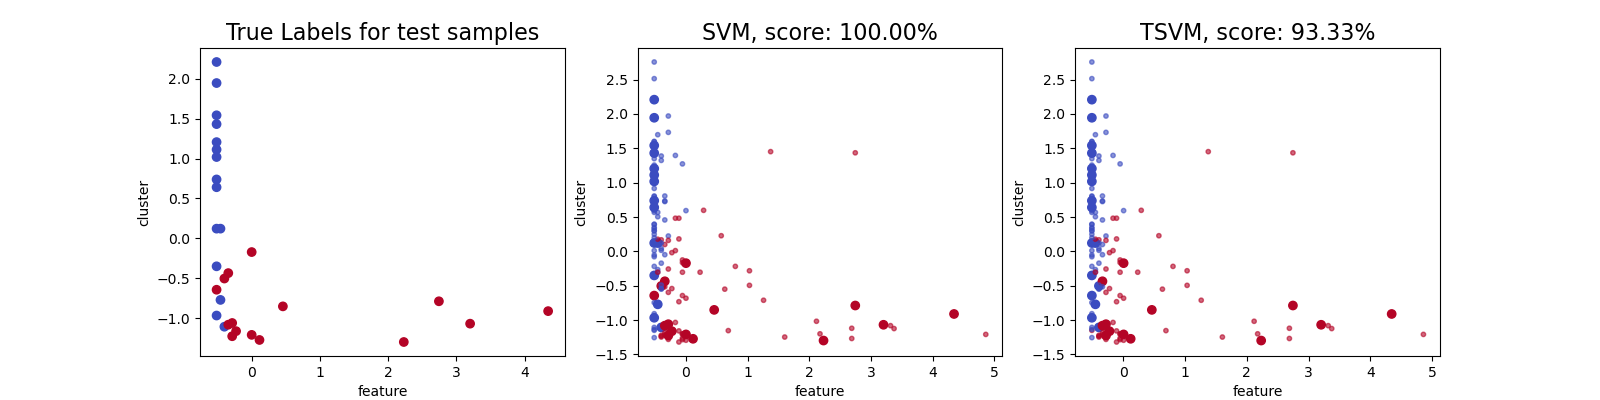

Reproduce this figure in Python.
# -*- coding: utf-8 -*-
import numpy as np
import pandas as pd
import matplotlib.pyplot as plt
import sklearn.svm as svm
from sklearn import datasets
from sklearn.preprocessing import StandardScaler

# balanced data，each class has the same volume of every kind of data
#iris = datasets.load_iris()
data = pd.read_csv('dataset.csv',header=None)
label = pd.read_csv('label.csv',header=None)
data = np.array(data)
label = np.array(label).T
label = label[0]
label = (label-0.5)*2
# data, label = iris.data[50:, [0, 3]], iris.target[50:] * 2 - 3  # 标签变为-1,1
#data, label = iris.data[50:, :], iris.target[50:] * 2 - 3  # 4 attributes
# standardizing
sc = StandardScaler()
sc.fit(data)
data = sc.transform(data)

test_d, test_c = np.concatenate((data[:15], data[75:90])), np.concatenate((label[:15], label[75:90]))  # 30测试集
l_d, l_c = np.concatenate((data[65:75], data[140:])), np.concatenate((label[65:75], label[140:]))  # 20监督label
u_d = np.concatenate((data[15:65], data[90:140]))  # 100训练集
lu_d = np.concatenate((l_d, u_d))
n = len(l_d)+len(u_d)
# u_d, u_c = np.concatenate((data[20:50], data[70:])), np.concatenate((label[20:50], label[70:]))  # 60

clf1 = svm.SVC(C=1,kernel='linear')
clf1.fit(l_d, l_c)
clf0 = svm.SVC(C=1,kernel='linear')
clf0.fit(l_d, l_c)
lu_c_0 = clf0.predict(lu_d)

u_c_new = clf1.predict(u_d)  # the pseudo label for unlabelled samples
cu, cl = 0.001, 1
sample_weight = np.ones(n)
sample_weight[len(l_c):] = cu
id_set = np.arange(len(u_d))


while cu < cl:
    lu_c = np.concatenate((l_c, u_c_new))  # 70
    clf1.fit(lu_d, lu_c, sample_weight=sample_weight)
    while True:
        u_c_new = clf1.predict(u_d)  # the pseudo label for unlabelled samples
        u_dist = clf1.decision_function(u_d)  # the distance of each sample
        norm_weight = np.linalg.norm(clf1.coef_)  # norm of weight vector
        epsilon = 1 - u_dist * u_c_new * norm_weight

        plus_set, plus_id = epsilon[u_c_new > 0], id_set[u_c_new > 0]  # positive labelled samples
        minus_set, minus_id = epsilon[u_c_new < 0], id_set[u_c_new < 0]  # negative labelled samples
        plus_max_id, minus_max_id = plus_id[np.argmax(plus_set)], minus_id[np.argmax(minus_set)]
        a, b = epsilon[plus_max_id], epsilon[minus_max_id]

        if a > 0 and b > 0 and a + b > 2:
            u_c_new[plus_max_id], u_c_new[minus_max_id] = -u_c_new[plus_max_id], -u_c_new[minus_max_id]
            lu_c = np.concatenate((l_c, u_c_new))
            clf1.fit(lu_d, lu_c, sample_weight=sample_weight)
        else:
            break
    cu = min(cu * 2, cl)
    sample_weight[len(l_c):] = cu

lu_c = np.concatenate((l_c, u_c_new))
test_c1 = clf0.predict(test_d)
test_c2 = clf1.predict(test_d)
score1 = clf0.score(test_d,test_c)
score2 = clf1.score(test_d,test_c)

fig = plt.figure(figsize=(16,4))
ax = fig.add_subplot(131)
ax.scatter(test_d[:,0],test_d[:,2],c=test_c,marker='o',cmap=plt.cm.coolwarm)
ax.set_title('True Labels for test samples',fontsize=16)
ax1 = fig.add_subplot(132)
ax1.scatter(test_d[:,0],test_d[:,2],c=test_c1,marker='o',cmap=plt.cm.coolwarm)
ax1.scatter(lu_d[:,0], lu_d[:,2], c=lu_c_0, marker='o',s=10,cmap=plt.cm.coolwarm,alpha=.6)
ax1.set_title('SVM, score: {0:.2f}%'.format(score1*100),fontsize=16)
ax2 = fig.add_subplot(133)
ax2.scatter(test_d[:,0],test_d[:,2],c=test_c2,marker='o',cmap=plt.cm.coolwarm)
ax2.scatter(lu_d[:,0], lu_d[:,2], c=lu_c, marker='o',s=10,cmap=plt.cm.coolwarm,alpha=.6)
ax2.set_title('TSVM, score: {0:.2f}%'.format(score2*100),fontsize=16)
for a in [ax,ax1,ax2]:
    a.set_xlabel('feature')
    a.set_ylabel('cluster')
plt.show()
